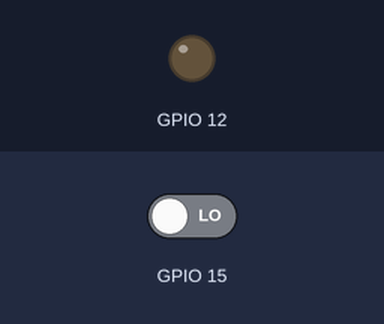
A program run on a simulated ESP32. On the bench: output pins drawn as LEDs (lit = HIGH). Inputs (shaded band) come from the test bench; at power-on: GPIO 15 LOW. I2S audio is not simulated (input reads silence); storage starts empty.

Above: at 1.2 s.
1.3 s: GPIO 15 driven HIGH
At 2.1 s:
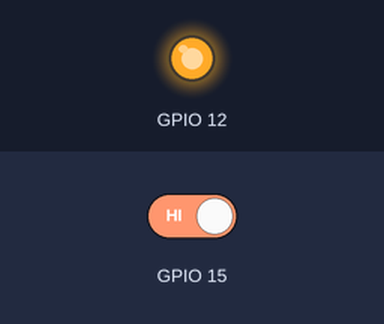
Timing chart, 0 to 13.7 s (numbered marks = the images above; inputs shaded):
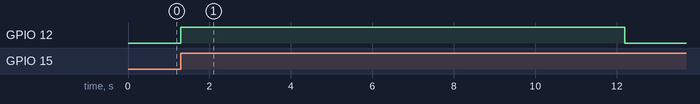

Measured:
- after the input at 1.3 s, GPIO 12: LOW → HIGH at once, → LOW 10.9 s later

The program:

main.cpp
```cpp
#include "./Classes/audio.h"

bool pref_state = false;
long timer = 0;

void setup() {
  // put your setup code here, to run once:
  Serial.begin(115200);
  I2S::Init();

  pinMode(12, OUTPUT);
  pinMode(15, INPUT);
}

void loop() {
  if(I2S::i2s_Busy() == true){
        digitalWrite(12, HIGH);
  }
  else{
    digitalWrite(12, LOW);
    if(digitalRead(15) == true && pref_state != HIGH){
      xTaskCreate(I2S::i2s_adc, "i2s_adc", 1024 * 4, NULL, 1, NULL);
      pref_state = HIGH;
    }
    else if(digitalRead(15) == LOW){
      pref_state = LOW;
    }
  }
}
```

audio.cpp
```cpp
#include "audio.h"

File file;
const char filename[] = "/recording.wav";
const int headerSize = 44;
bool busy = false;

void I2S::i2s_Init(){
  i2s_config_t i2s_config = {
    .mode = (i2s_mode_t)(I2S_MODE_MASTER | I2S_MODE_RX),
    .sample_rate = I2S_SAMPLE_RATE,
    .bits_per_sample = i2s_bits_per_sample_t(I2S_SAMPLE_BITS),
    .channel_format = I2S_CHANNEL_FMT_ONLY_LEFT,
    .communication_format = I2S_COMM_FORMAT_STAND_I2S,
    .intr_alloc_flags = 0,
    .dma_buf_count = 64,
    .dma_buf_len = 1024,
    .use_apll = 1
  };

  i2s_driver_install(I2S_PORT, &i2s_config, 0, NULL);

  const i2s_pin_config_t pin_config = {
    .bck_io_num = I2S_SCK,
    .ws_io_num = I2S_WS,
    .data_out_num = -1,
    .data_in_num = I2S_SD
  };

  i2s_set_pin(I2S_PORT, &pin_config);
}

void I2S::i2s_adc_data_scale(uint8_t * d_buff, uint8_t* s_buff, uint32_t len)
{
    uint32_t j = 0;
    uint32_t dac_value = 0;
    for (int i = 0; i < len; i += 2) {
        dac_value = ((((uint16_t) (s_buff[i + 1] & 0xf) << 8) | ((s_buff[i + 0]))));
        d_buff[j++] = 0;
        d_buff[j++] = dac_value * 256 / 2048;
    }
}

void I2S::example_disp_buf(uint8_t* buf, int length)
{
    printf("======\n");
    for (int i = 0; i < length; i++) {
        printf("%02x ", buf[i]);
        if ((i + 1) % 8 == 0) {
            printf("\n");
        }
    }
    printf("======\n");
}

void I2S::wavHeader(byte* header, int wavSize){
  header[0] = 'R';
  header[1] = 'I';
  header[2] = 'F';
  header[3] = 'F';
  unsigned int fileSize = wavSize + headerSize - 8;
  header[4] = (byte)(fileSize & 0xFF);
  header[5] = (byte)((fileSize >> 8) & 0xFF);
  header[6] = (byte)((fileSize >> 16) & 0xFF);
  header[7] = (byte)((fileSize >> 24) & 0xFF);
  header[8] = 'W';
  header[9] = 'A';
  header[10] = 'V';
  header[11] = 'E';
  header[12] = 'f';
  header[13] = 'm';
  header[14] = 't';
  header[15] = ' ';
  header[16] = 0x10;
  header[17] = 0x00;
  header[18] = 0x00;
  header[19] = 0x00;
  header[20] = 0x01;
  header[21] = 0x00;
  header[22] = 0x01;
  header[23] = 0x00;
  header[24] = 0x80;
  header[25] = 0x3E;
  header[26] = 0x00;
  header[27] = 0x00;
  header[28] = 0x00;
  header[29] = 0x7D;
  header[30] = 0x00;
  header[31] = 0x00;
  header[32] = 0x02;
  header[33] = 0x00;
  header[34] = 0x10;
  header[35] = 0x00;
  header[36] = 'd';
  header[37] = 'a';
  header[38] = 't';
  header[39] = 'a';
  header[40] = (byte)(wavSize & 0xFF);
  header[41] = (byte)((wavSize >> 8) & 0xFF);
  header[42] = (byte)((wavSize >> 16) & 0xFF);
  header[43] = (byte)((wavSize >> 24) & 0xFF);

}

void I2S::listSPIFFS() {
  Serial.println(F("\r\nListing SPIFFS files:"));
  static const char line[] PROGMEM =  "=================================================";

  Serial.println(FPSTR(line));
  Serial.println(F("  File name                              Size"));
  Serial.println(FPSTR(line));

  fs::File root = SPIFFS.open("/");
  if (!root) {
    Serial.println(F("Failed to open directory"));
    return;
  }
  if (!root.isDirectory()) {
    Serial.println(F("Not a directory"));
    return;
  }

  fs::File file = root.openNextFile();
  while (file) {

    if (file.isDirectory()) {
      Serial.print("DIR : ");
      String fileName = file.name();
      Serial.print(fileName);
    } else {
      String fileName = file.name();
      Serial.print("  " + fileName);
      // File path can be 31 characters maximum in SPIFFS
      int spaces = 33 - fileName.length(); // Tabulate nicely
      if (spaces < 1) spaces = 1;
      while (spaces--) Serial.print(" ");
      String fileSize = (String) file.size();
      spaces = 10 - fileSize.length(); // Tabulate nicely
      if (spaces < 1) spaces = 1;
      while (spaces--) Serial.print(" ");
      Serial.println(fileSize + " bytes");
    }

    file = root.openNextFile();
  }

  Serial.println(FPSTR(line));
  Serial.println();
  delay(1000);
}

void I2S::SPIFFSInit(){
  if(!SPIFFS.begin(true)){
    Serial.println("SPIFFS initialisation failed!");
    while(1) yield();
  }
}

void I2S::i2s_adc(void *arg)
{
    busy = true;
    int i2s_read_len = I2S_READ_LEN;
    int flash_wr_size = 0;
    size_t bytes_read;

    char* i2s_read_buff = (char*) calloc(i2s_read_len, sizeof(char));
    uint8_t* flash_write_buff = (uint8_t*) calloc(i2s_read_len, sizeof(char));

    while (flash_wr_size < FLASH_RECORD_SIZE) {
        //read data from I2S bus, in this case, from ADC.
        i2s_read(I2S_PORT, (void*) i2s_read_buff, i2s_read_len, &bytes_read, portMAX_DELAY);
        //example_disp_buf((uint8_t*) i2s_read_buff, 64);
        //save original data from I2S(ADC) into flash.
        i2s_adc_data_scale(flash_write_buff, (uint8_t*)i2s_read_buff, i2s_read_len);
        file.write((const byte*) flash_write_buff, i2s_read_len);
        flash_wr_size += i2s_read_len;
    }
    file.close();

    free(i2s_read_buff);
    i2s_read_buff = NULL;
    free(flash_write_buff);
    flash_write_buff = NULL;

    busy = false;
    vTaskDelete(NULL);
}

void I2S::record(){
  wavInit();
  xTaskCreate(i2s_adc, "i2s_adc", 1024 * 2, NULL, 1, NULL);
}

void I2S::wavInit(){
  SPIFFS.remove(filename);
  file = SPIFFS.open(filename, FILE_WRITE);

  if(!file){
    Serial.println("File is not available!");
  }

  byte header[headerSize];
  wavHeader(header, FLASH_RECORD_SIZE);

  file.write(header, headerSize);
}

void I2S::Init(){
  SPIFFSInit();
  i2s_Init();
  wavInit();
}

bool I2S::i2s_Busy(){
  return busy;
}
```

audio.h
```cpp
#include <driver/i2s.h>
#include <SPIFFS.h>
#include <Arduino.h>

#define I2S_WS 25
#define I2S_SD 26
#define I2S_SCK 27
#define I2S_PORT I2S_NUM_0
#define I2S_SAMPLE_RATE   (16000)
#define I2S_SAMPLE_BITS   (16)
#define I2S_READ_LEN      (16 * 1024)
#define RECORD_TIME       (10) //Seconds
#define I2S_CHANNEL_NUM   (1)
#define FLASH_RECORD_SIZE (I2S_CHANNEL_NUM * I2S_SAMPLE_RATE * I2S_SAMPLE_BITS / 8 * RECORD_TIME)


class I2S{
    public:
        static void i2s_Init();
        static void i2s_adc_data_scale(uint8_t * d_buff, uint8_t* s_buff, uint32_t len);
        static void example_disp_buf(uint8_t* buf, int length);
        static void wavHeader(byte* header, int wavSize);
        static void listSPIFFS();
        static void SPIFFSInit();
        static void i2s_adc(void *arg);
        static void record();
        static void wavInit();
        static void Init();
        static bool i2s_Busy();
};
```
